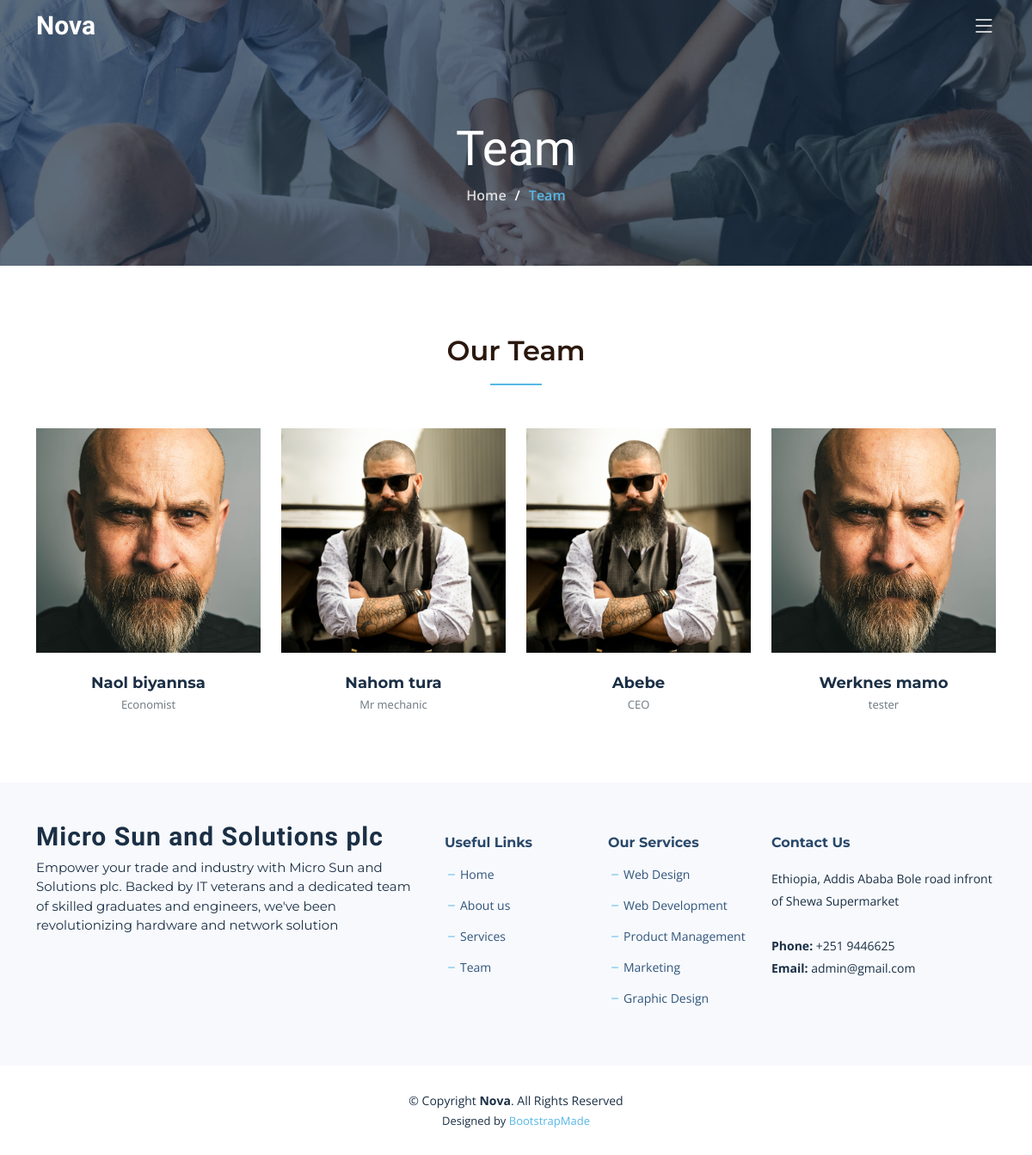
Before: /team/ with the older database file.
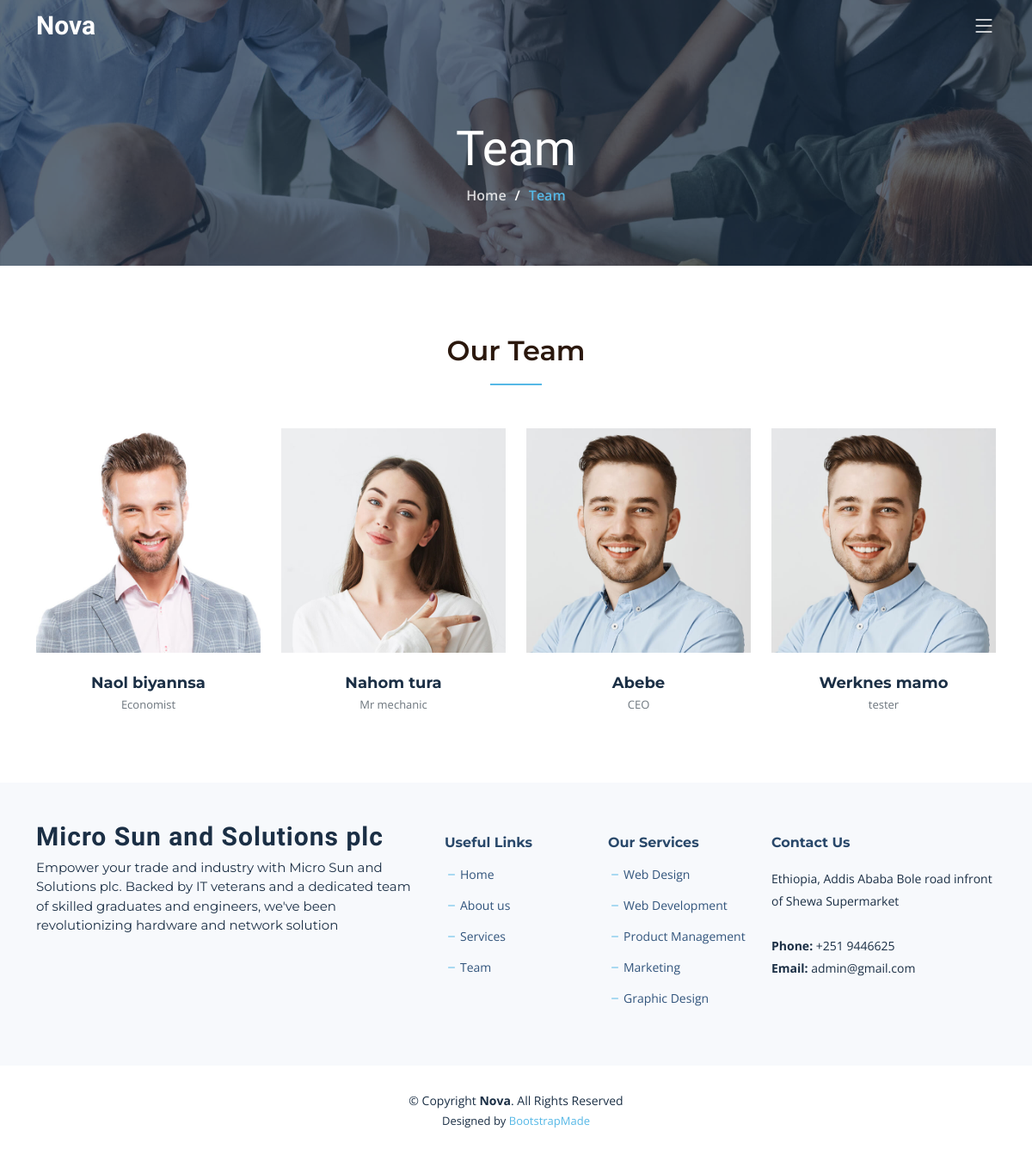
After: the same page with the newer database file.
### my_app/models.py (models this page shows, shortened)
class Team_model(models.Model):
    image = models.ImageField(blank=True, null=True, upload_to='team/')
    name = models.CharField(max_length=50)
    position = models.CharField(max_length=100,blank=True, null=True)
    twitter = models.CharField(max_length=100,blank=True, null=True)
    facebook = models.CharField(max_length=100,blank=True, null=True)
    instagram = models.CharField(max_length=100,blank=True, null=True)
    linkedin = models.CharField(max_length=100,blank=True, null=True)

class Footer_model(models.Model):
    title = models.CharField(max_length=200)
    description = RichTextField(blank=True)
    twitter = models.CharField(max_length=100, blank=True, null=True)
    facebook = models.CharField(max_length=100, blank=True, null=True)
    instagram = models.CharField(max_length=100, blank=True, null=True)
    linkedin = models.CharField(max_length=100, blank=True, null=True)

class Contact_info_model(models.Model):
    name = models.CharField(max_length=200)
    location = models.CharField(max_length=200)
    email = models.EmailField()
    phone = models.CharField(max_length=50)

### my_app/views.py (the view)
# urls.py: path('team/', Team_view , name = 'team_url'),
def Team_view(request):
    return render (request,'team.html')

### my_app/context_processors.py (called while the page is built)
def why_choose_us_cp(request):
    why_choose_us_data = Why_choose_us_model.objects.all()
    return {'why_choose_us_cp': why_choose_us_data}

def About_cp(request):
    About_data = About_model.objects.first()
    return {'About_cp': About_data}

def service_cp(request):
    service_data = Service_model.objects.all()
    return {'service_cp': service_data}

def team_cp(request):
    team_data = Team_model.objects.all()
    return {'team_cp': team_data}

def footer_cp(request):
    footer_data = Footer_model.objects.first()
    return {'footer_cp': footer_data}

def Contact_info_cp(request):
    Contact_info_cp = Contact_info_model.objects.first()
    return {'Contact_info_cp': Contact_info_cp}

### my_app/templates/team.html (shortened to what this page needs)
{% extends 'base.html' %}
{% load static %}
{% block content %}
    <div class="breadcrumbs d-flex align-items-center" style="background-image: url('assets/img/team-header.jpg');">
      <div class="container position-relative d-flex flex-column align-items-center">
        <h2>Team</h2>
        <ol>
          <li><a href="index.html">Home</a></li>
          <li>Team</li>
        </ol>
      </div>
    </div>
    {% include 'team_section.html' %}
{% endblock %}

### my_app/templates/base.html (shortened to what this page needs)
{% load static %}
<!DOCTYPE html>
<html lang="en">
<head>
<link href="{% static 'assets/vendor/bootstrap/css/bootstrap.min.css' %}" rel="stylesheet">
<link href="{% static 'assets/vendor/bootstrap-icons/bootstrap-icons.css' %}" rel="stylesheet">
<link href="{% static 'assets/vendor/aos/aos.css' %}" rel="stylesheet">
<link href="{% static 'assets/vendor/glightbox/css/glightbox.min.css' %}" rel="stylesheet">
<link href="{% static 'assets/vendor/swiper/swiper-bundle.min.css' %}" rel="stylesheet">
<link href="{% static 'assets/vendor/remixicon/remixicon.css' %}" rel="stylesheet">
<link href="{% static 'assets/css/main.css' %}" rel="stylesheet">
</head>
<body class="page-about">
  <header id="header" class="header d-flex align-items-center fixed-top">
    <div class="container-fluid container-xl d-flex align-items-center justify-content-between">
      <a href="index.html" class="logo d-flex align-items-center">
        <h1 class="d-flex align-items-center">Nova</h1>
      </a>
      <i class="mobile-nav-toggle mobile-nav-show bi bi-list"></i>
    </div>
  </header>
      <main id="main">
        {% block content %}{% endblock %}
      </main>
  {% include 'footer_section.html' %}
</body>
</html>

### my_app/templates/team_section.html (shortened to what this page needs)
{% block team_section %}
    <section id="team" class="team" >
        <div class="container" data-aos="fade-up">
            <div class="section-header">
                <h2>Our Team</h2>
            </div>
            <div class="row gy-4">
                {% for item in team_cp %}
                <div class="col-lg-3 col-md-6" data-aos="fade-up" data-aos-delay="100">
                    <div class="team-member">
                        <div class="member-img">
                            <img src="{{ item.image.url }}" class="img-fluid" alt="">
                        </div>
                        <div class="member-info">
                            <h4>{{ item.name }}</h4>
                            <span>{{ item.position }}</span>
                        </div>
                    </div>
                </div>
                {% endfor %}
            </div>
        </div>
    </section>
{% endblock %}

### my_app/templates/footer_section.html (shortened to what this page needs)
{% block 'footer_section' %}
<footer id="footer" class="footer">
  <div class="footer-content">
    <div class="container">
      <div class="row gy-4">
        <div class="col-lg-5 col-md-12 footer-info">
          <a href="index.html" class="logo d-flex align-items-center">
            <span>{{footer_cp.title}}</span>
          </a>
          <p>{{footer_cp.description|safe}}</p>
        </div>
        <div class="col-lg-2 col-6 footer-links">
          <h4>Useful Links</h4>
          <ul>
            <li><i class="bi bi-dash"></i> <a href="{% url 'home_url'%}">Home</a></li>
            <li><i class="bi bi-dash"></i> <a href="{% url 'about_url'%}">About us</a></li>
            <li><i class="bi bi-dash"></i> <a href="{% url 'service_url'%}">Services</a></li>
            <li><i class="bi bi-dash"></i> <a href="{% url 'team_url'%}">Team</a></li>
          </ul>
        </div>
        <div class="col-lg-2 col-6 footer-links">
          <h4>Our Services</h4>
          <ul>
            <li><i class="bi bi-dash"></i> <a href="{% url 'service_url' %}">Web Design</a></li>
            <li><i class="bi bi-dash"></i> <a href="{% url 'service_url' %}">Web Development</a></li>
            <li><i class="bi bi-dash"></i> <a href="{% url 'service_url' %}">Product Management</a></li>
            <li><i class="bi bi-dash"></i> <a href="{% url 'service_url' %}">Marketing</a></li>
            <li><i class="bi bi-dash"></i> <a href="{% url 'service_url' %}">Graphic Design</a></li>
          </ul>
        </div>
        <div class="col-lg-3 col-md-12 footer-contact text-center text-md-start">
          <h4>Contact Us</h4>
          <p>
            {{Contact_info_cp.location}} <br><br>
            <strong>Phone:</strong> {{Contact_info_cp.phone}}<br>
            <strong>Email:</strong> {{Contact_info_cp.email}}<br>
          </p>
        </div>
      </div>
    </div>
  </div>
  <div class="footer-legal">
    <div class="container">
      <div class="copyright">
        &copy; Copyright <strong><span>Nova</span></strong>. All Rights Reserved
      </div>
      <div class="credits">
        Designed by <a href="https://bootstrapmade.com/">BootstrapMade</a>
      </div>
    </div>
  </div>
</footer>
{% endblock %}

### static/assets/css/main.css (style rules this page uses)
:root { --font-default: "Open Sans", system-ui, -apple-system, "Segoe UI", Roboto, "Helvetica Neue", Arial, "Noto Sans", "Liberation Sans", sans-serif, "Apple Color Emoji", "Segoe UI Emoji", "Segoe UI Symbol", "Noto Color Emoji"; --font-primary: "Montserrat", sans-serif; --font-secondary: "Raleway", sans-serif; }
:root { --color-default: #2b180d; --color-primary: #56b8e6; --color-secondary: #1b2f45; }
:root { scroll-behavior: smooth; }
body { font-family: var(--font-default); color: var(--color-default); }
a { color: var(--color-primary); text-decoration: none; transition: 0.3s; }
h1, h2, h3, h4, h5, h6 { font-family: var(--font-primary); }
section { overflow: hidden; padding: 80px 0; }
.section-header { text-align: center; padding-bottom: 30px; }
.section-header h2 { font-size: 32px; font-weight: 600; margin-bottom: 20px; padding-bottom: 20px; position: relative; }
.section-header h2:after { content: ""; position: absolute; display: block; width: 60px; height: 2px; background: var(--color-primary); left: 0; right: 0; bottom: 0; margin: auto; }
.breadcrumbs { padding: 140px 0 60px 0; min-height: 30vh; position: relative; background-size: cover; background-position: center; background-repeat: no-repeat; }
.breadcrumbs:before { content: ""; background-color: rgba(27, 47, 69, 0.7); position: absolute; inset: 0; }
.breadcrumbs h2 { font-size: 56px; font-weight: 500; color: #fff; font-family: var(--font-secondary); }
.breadcrumbs ol { display: flex; flex-wrap: wrap; list-style: none; padding: 0 0 10px 0; margin: 0; font-size: 16px; font-weight: 600; color: var(--color-primary); }
.breadcrumbs ol a { color: rgba(255, 255, 255, 0.8); transition: 0.3s; }
.breadcrumbs ol li+li { padding-left: 10px; }
.breadcrumbs ol li+li::before { display: inline-block; padding-right: 10px; color: #fff; content: "/"; }
.header { transition: all 0.5s; z-index: 997; padding: 24px 0; }
@media (max-width: 1200px) { .header { padding: 12px 0; } }
.header .logo h1 { font-size: 30px; font-weight: 700; color: #fff; font-family: var(--font-secondary); margin: 0; }
@media (max-width: 1279px) { .mobile-nav-show { color: rgba(255, 255, 255, 0.9); font-size: 28px; cursor: pointer; line-height: 0; transition: 0.5s; } }
.team .team-member { overflow: hidden; background: #fff; }
.team .team-member .member-img { position: relative; overflow: hidden; }
.team .team-member .member-info { padding: 25px 15px 0 15px; text-align: center; }
.team .team-member .member-info h4 { font-weight: 700; margin-bottom: 5px; font-size: 18px; color: var(--color-secondary); }
.team .team-member .member-info span { display: block; font-size: 13px; font-weight: 400; color: #6c757d; }
.footer { font-size: 14px; }
.footer .footer-content { background-color: #f7f9fc; background-size: contain; padding: 60px 0 30px 0; }
.footer .footer-content .footer-info { margin-bottom: 30px; }
.footer .footer-content .footer-info .logo { line-height: 0; margin-bottom: 25px; }
.footer .footer-content .footer-info .logo span { font-size: 30px; font-weight: 700; letter-spacing: 1px; color: var(--color-secondary); font-family: var(--font-secondary); margin-top: 3px; }
.footer .footer-content .footer-info p { font-size: 15px; margin-bottom: 0; font-family: var(--font-primary); color: var(--color-secondary); }
.footer .footer-content h4 { font-size: 16px; font-weight: bold; color: #29486a; position: relative; padding-bottom: 12px; }
.footer .footer-content .footer-links { margin-bottom: 30px; }
.footer .footer-content .footer-links ul { list-style: none; padding: 0; margin: 0; }
.footer .footer-content .footer-links ul i { margin-right: 2px; color: var(--color-primary); font-size: 16px; line-height: 0; }
.footer .footer-content .footer-links ul li { padding: 10px 0; display: flex; align-items: center; }
.footer .footer-content .footer-links ul li:first-child { padding-top: 0; }
.footer .footer-content .footer-links ul a { color: #31547c; transition: 0.3s; display: inline-block; line-height: 1; }
.footer .footer-content .footer-contact p { line-height: 26px; color: var(--color-secondary); }
.footer .footer-legal { background: #fff; padding: 30px 0; }
.footer .footer-legal .copyright { text-align: center; color: var(--color-secondary); }
.footer .footer-legal .credits { padding-top: 4px; text-align: center; font-size: 13px; color: var(--color-secondary); }

Changed rows visible on the page:
changed Team_model "Naol biyannsa": image: a different picture
changed Team_model "Nahom tura": image: a different picture
changed Team_model "Abebe": image: a different picture
changed Team_model "Werknes mamo": image: a different picture
